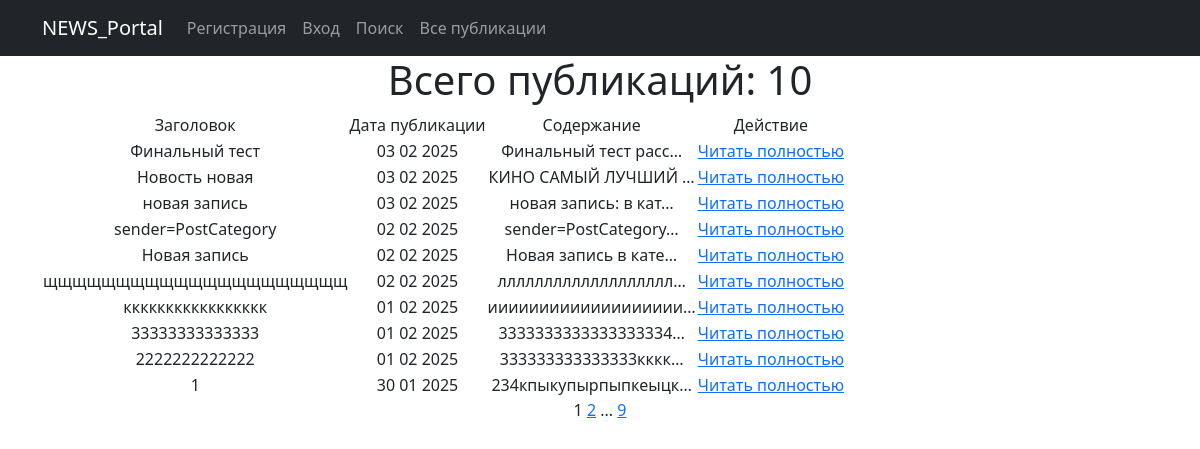
/post/, run on an earlier commit of the app's database.
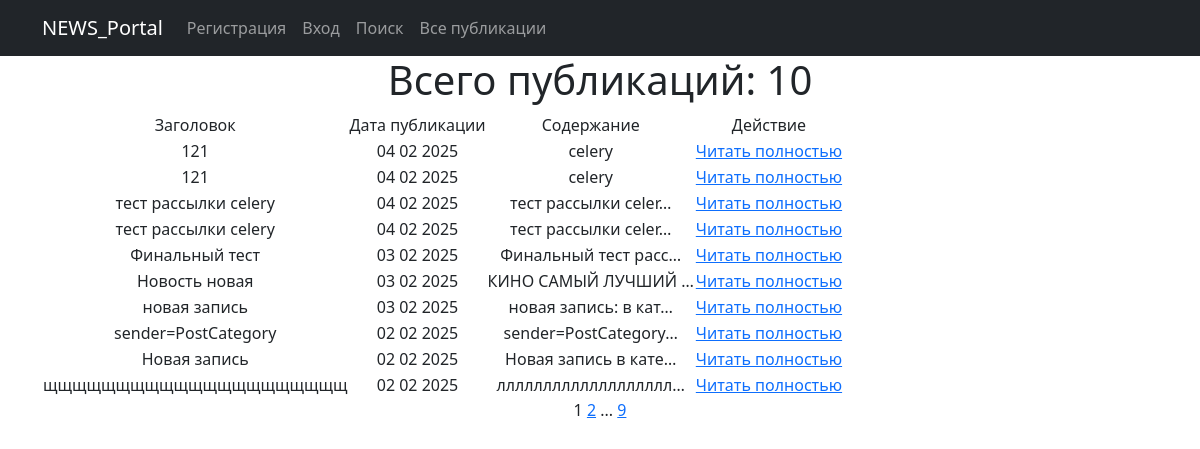
And on a later commit of the database.
### new_portal/models.py (models this page shows, shortened)
class Post(models.Model):
    author = models.ForeignKey(Author, on_delete=models.CASCADE)  # 'связь один ко многим' с моделью Author
    choice_type = models.CharField(max_length=2, choices=POST_TYPE_CHOICES, default='AR')  # Выбор типа сообщения
    time_in = models.DateTimeField(auto_now_add=True)  # автоматическое добавление даты и времени при создании поста
    categories = models.ManyToManyField(Category, through='PostCategory')  # 'связь многие ко многим' через PostCategory
    title = models.CharField(max_length=128)
    content = models.TextField()
    rating = models.IntegerField(default=0)

### new_portal/views.py (the view)
# urls.py: path('', PostList.as_view(), name='post'),
class PostList(ListView):
    model = Post
    ordering = '-time_in'                                  # сортировка по времени создания (от более свежей публикации)
    context_object_name = 'post'                           # имя списка содержащего все объекты
    paginate_by = 10                                       # указываем количество записей на странице
    def get_queryset(self):
        queryset = super().get_queryset()                   # Получаем обычный запрос
        self.filterset = PostFilter(self.request.GET, queryset)
        return self.filterset.qs                             # Возвращаем из функции отфильтрованный список товаров
    def get_context_data(self, **kwargs):
        context = super().get_context_data(**kwargs)
        context['filterset'] = self.filterset                # Добавляем в контекст объект фильтрации.
        return context
    def get_template_names(self):
        if self.request.path == '/post/search/':
            return 'search.html'
        return 'post.html'

### new_portal/templatetags/censor_filters.py (called while the page is built)
@register.filter()  # декоратор, регистрирует функцию как фильтр (для применения его в шаблонах)
def censor(text):
    for el in BAD_WORDS:  # перебор списка слов и замена на *, при совпадении
        pattern = re.compile(r'\b{}\b'.format(el), re.IGNORECASE)
        censored_word = el[0] + '*' * (len(el) - 1)
        text = re.sub(pattern, censored_word, text)
    return text

@register.simple_tag(takes_context=True)  # сообщает Django, что для работы тега требуется передать контекст
def url_replace(context, **kwargs):
    d = context['request'].GET.copy()  # позволяет скопировать все параметры текущего запроса.
    for k, v in kwargs.items():  # по указанным полям устанавливаем новые значения, переданные при использовании тега
        d[k] = v
    return d.urlencode()  # кодируем параметры в формат, который может быть указан в строке браузера

### new_portal/templates/post.html (shortened to what this page needs)
{% extends 'flatpages/default.html' %}
{% load censor_filters %}
{% block content %}
<h1>Всего публикаций: {{ post|length }}</h1>
    {% if post %}
        <table>
            <tr>
                <td>Заголовок</td>
                <td>Дата публикации</td>
                <td>Содержание</td>
                <td>Действие</td>
            </tr>
            {% for post_ in post %}
            <tr>
                <td>{{ post_.title|censor }}</td>
                <td>{{ post_.time_in|date:'d m Y' }}</td>
                <td>{{ post_.content|truncatechars:20|censor }}</td>
                <td><a href="{% url 'post_detail' post_.id %}">Читать полностью</a></td>
            </tr>
            {% endfor %}
        </table>
    {% endif %}
   {{ page_obj.number }}
   {% if page_obj.has_next %}
       <a href="?{% url_replace page=page_obj.next_page_number %}">{{ page_obj.next_page_number }}</a>
       {% if paginator.num_pages != page_obj.next_page_number %}
           ...
           <a href="?{% url_replace page=page_obj.paginator.num_pages %}">{{ page_obj.paginator.num_pages }}</a>
       {% endif %}
   {% endif %}
{% endblock content %}

What changed in the data, as far as the page shows it:
no longer on this page (row unchanged): Post: title|censor "ккккккккккккккккк", time_in "01 02 2025", content|censor "иииииииииииииииииии…"
no longer on this page (row unchanged): Post: title|censor "33333333333333", time_in "01 02 2025", content|censor "3333333333333333334…"
no longer on this page (row unchanged): Post: title|censor "2222222222222", time_in "01 02 2025", content|censor "333333333333333кккк…"
no longer on this page (row unchanged): Post: title|censor "1", time_in "30 01 2025", content|censor "234кпыкупырпыпкеыцк…"
added Post: title|censor "121", time_in "04 02 2025", content|censor "celery"
added Post: title|censor "121", time_in "04 02 2025", content|censor "celery"
added Post: title|censor "тест рассылки celery", time_in "04 02 2025", content|censor "тест рассылки celer…"
added Post: title|censor "тест рассылки celery", time_in "04 02 2025", content|censor "тест рассылки celer…"
